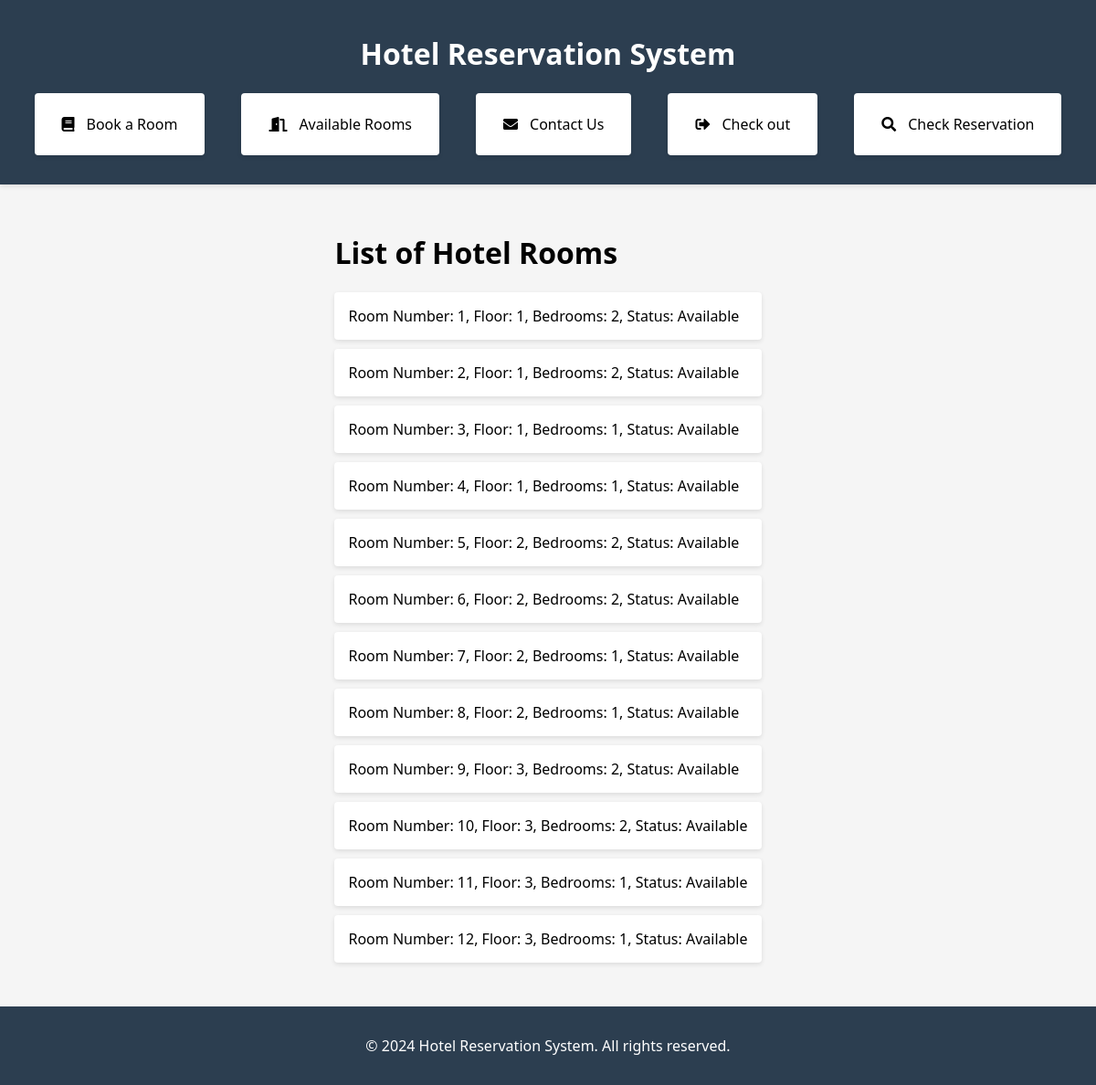
The page /availableroom on the database its author committed.
### hotelapp/models.py (models this page shows)
class Room(models.Model):
    number = models.IntegerField(unique=True)
    floor = models.IntegerField()
    bedrooms = models.IntegerField()
    is_available = models.BooleanField(default=True)

### hotelapp/views.py (the view)
# urls.py: path('availableroom', views.availableroom, name='availableroom'),
def availableroom(request):
    rooms = Room.objects.all()
    reserved_rooms = {str(res.room_number) for res in current_reservations}
    room_list = []
    for room in rooms:
        room_data = {
            'number': room.number,
            'floor': room.floor,
            'bedrooms': room.bedrooms,
            'is_available': str(room.number) not in reserved_rooms
        }
        room_list.append(room_data)
        room.is_available = str(room.number) not in reserved_rooms
        room.save()
    return render(request, 'availableroom.html', {'rooms': room_list})

### templates/availableroom.html
{% extends 'base.html' %}
{% block content %}
<h1>List of Hotel Rooms</h1>
<ul>
{% for room in rooms %}
    <li>
        Room Number: {{ room.number }},
        Floor: {{ room.floor }},
        Bedrooms: {{ room.bedrooms }},
        Status: {% if room.is_available %}Available{% else %}Booked{% endif %}
    </li>
{% endfor %}
</ul>
{% endblock %}

### templates/base.html (shortened to what this page needs)
<!DOCTYPE html>
<html lang="en">
<head>
    {% load static %}
    <link rel="stylesheet" href="{% static 'css/index.css' %}">
    <link rel="stylesheet" href="https://cdnjs.cloudflare.com/ajax/libs/font-awesome/5.15.4/css/all.min.css">
</head>
<body>
    <header>
        <h1>Hotel Reservation System</h1>
        <nav>
            <ul>
                <li><a href="{% url 'home' %}"><i class="fas fa-book"></i> Book a Room</a></li>
                <li><a href="{% url 'availableroom' %}"><i class="fas fa-door-open"></i> Available Rooms</a></li>
                <li><a href="{% url 'contact' %}"><i class="fas fa-envelope"></i> Contact Us</a></li>
                <li><a href="{% url 'checkout' %}"><i class="fas fa-sign-out-alt"></i> Check out</a></li>
                <li><a href="{% url 'checkreservation' %}"><i class="fas fa-search"></i> Check Reservation</a></li>
            </ul>
        </nav>
    </header>
    <div class="container">
        {% block content %}
        {% endblock %}
    </div>
    <footer>
        <p>&copy; 2024 Hotel Reservation System. All rights reserved.</p>
    </footer>
</body>
</html>

### static/css/index.css (style rules this page uses)
body { font-family: 'Segoe UI', Tahoma, Geneva, Verdana, sans-serif; margin: 0; padding: 0; box-sizing: border-box; display: flex; flex-direction: column; min-height: 100vh; background-color: #f5f5f5; }
header { background-color: #2c3e50; color: white; padding: 1rem; text-align: center; box-shadow: 0 2px 5px rgba(0,0,0,0.1); }
nav ul { list-style-type: none; padding: 0; margin: 1rem 0; display: flex; justify-content: center; flex-wrap: wrap; gap: 20px; }
nav ul li { display: inline-block; margin: 0 10px; }
nav ul li a { color: rgb(0, 0, 0); text-decoration: none; padding: 8px 15px; border-radius: 4px; transition: background-color 0.3s; display: flex; align-items: center; gap: 8px; }
nav ul li a i { margin-right: 5px; }
.container { max-width: 1200px; margin: 0 auto; padding: 2rem; flex: 1; }
ul { list-style-type: none; padding: 0; }
ul li { background-color: white; margin: 10px 0; padding: 15px; border-radius: 4px; box-shadow: 0 2px 5px rgba(0,0,0,0.1); }
footer { background-color: #2c3e50; color: white; text-align: center; padding: 1rem; margin-top: auto; }

### rows shown on the page
Room: number "4", floor "1", bedrooms "1"
Room: number "5", floor "2", bedrooms "2"
Room: number "6", floor "2", bedrooms "2"
Room: number "7", floor "2", bedrooms "1"
Room: number "8", floor "2", bedrooms "1"
Room: number "9", floor "3", bedrooms "2"
Room: number "10", floor "3", bedrooms "2"
Room: number "11", floor "3", bedrooms "1"
Room: number "12", floor "3", bedrooms "1"

### other values the page prints
{{ room.number }} "1" "2" "3"
{{ room.floor }} "1" "1" "1"
{{ room.bedrooms }} "2" "2" "1"
